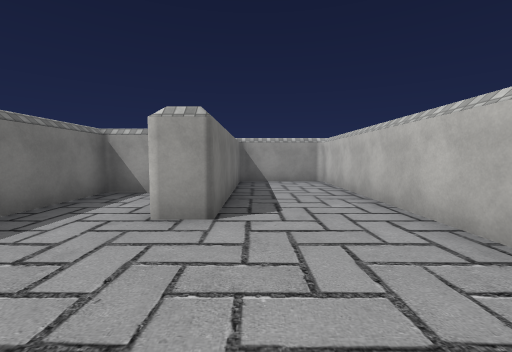
[1] (above)

24 first-person views from a walk through a 3-D level made in the Unity game engine. The camera is 1.5 m above the floor, tilts 4° down and sees 90° across. The floor is counted in squares, 2 m on a side. Each view is taken from the middle of a square. On the plan, view 1 faces up. The plan holds only what a view shows up to about 9 squares ahead; the rest is blank. The place goes on beyond the plan. The player character is not drawn. Some surface patterns are stand-ins.

[2]
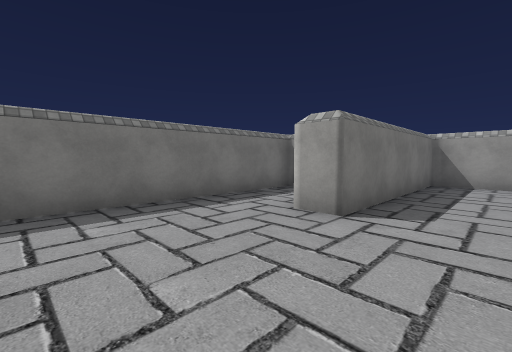

[3]
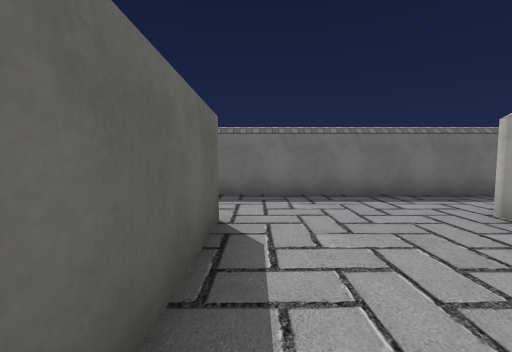

[4]
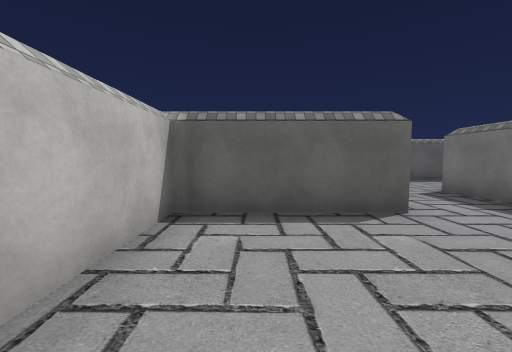

[5]
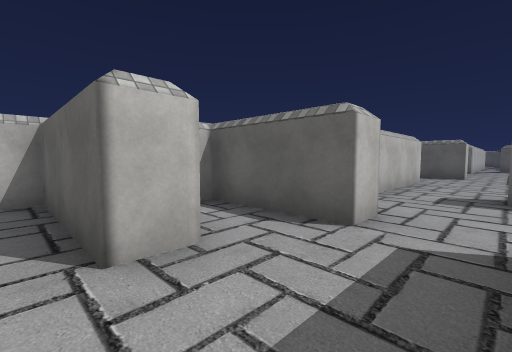

[6]
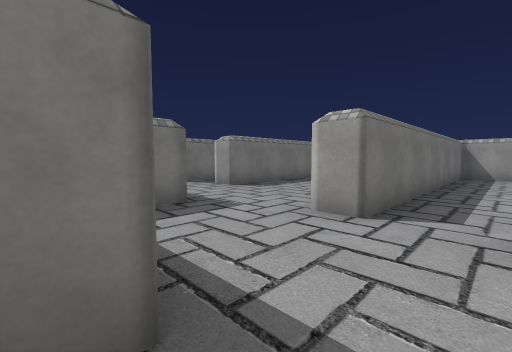

[7]
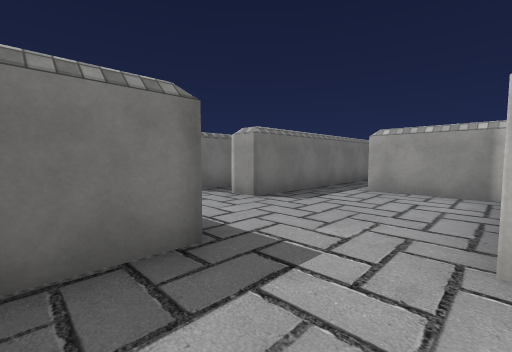

[8]
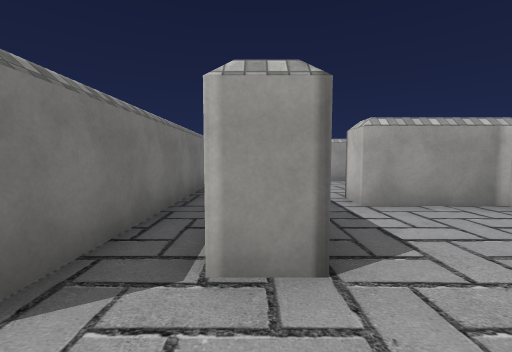

[9]
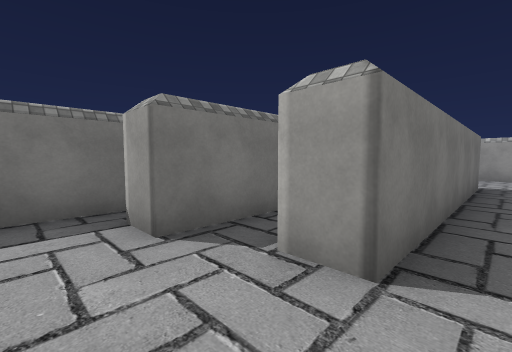

[10]
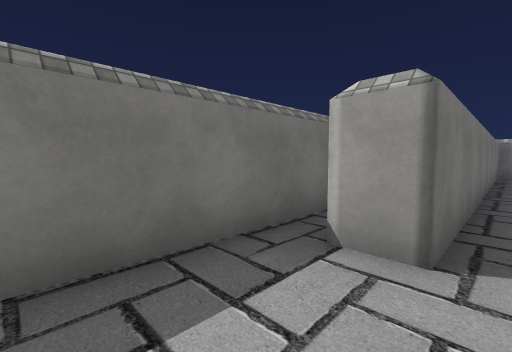

[11]
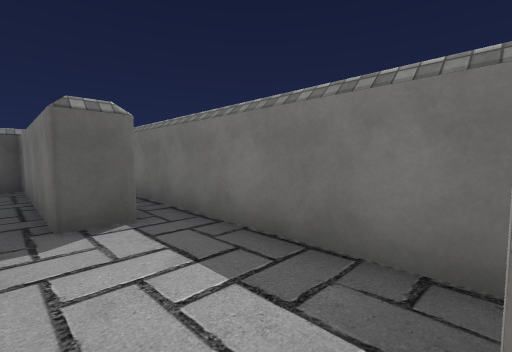

[12]
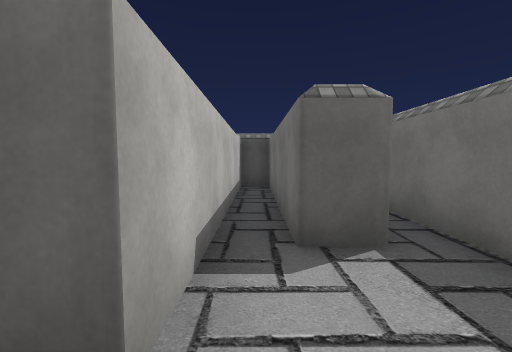

[13]
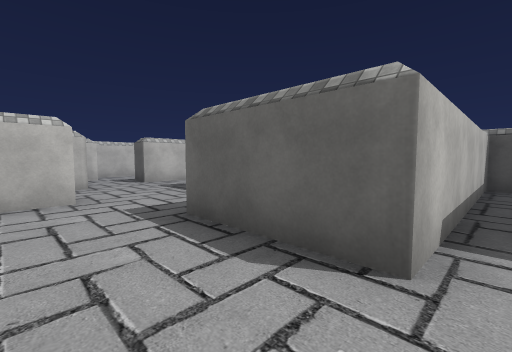

[14]
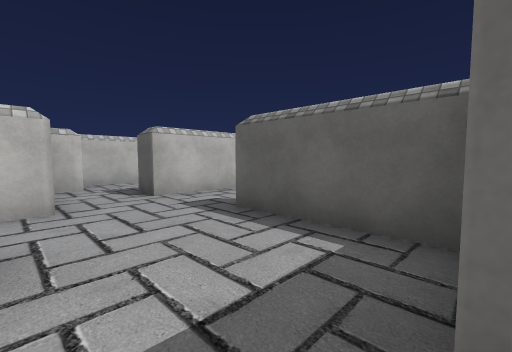

[15]
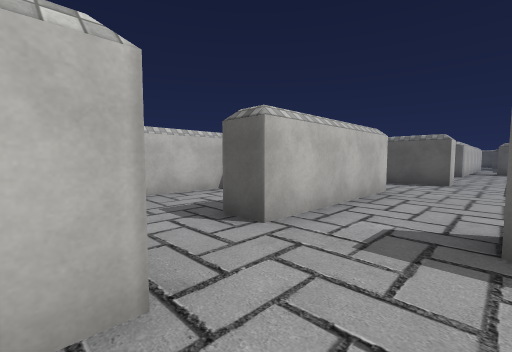

[16]
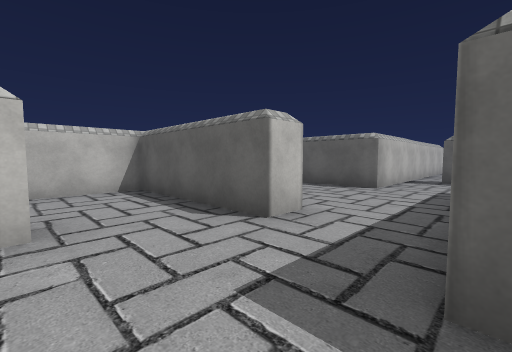

[17]
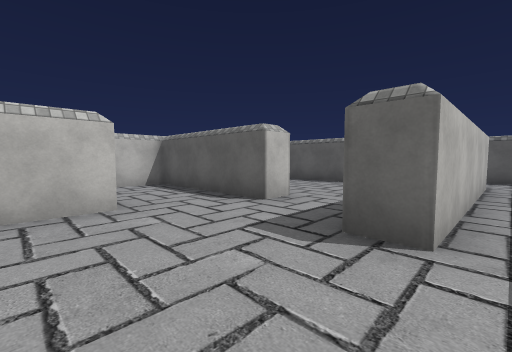

[18]
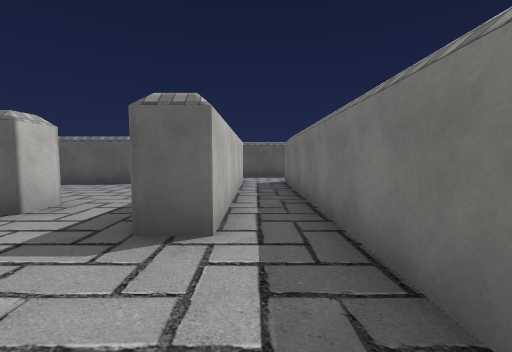

[19]
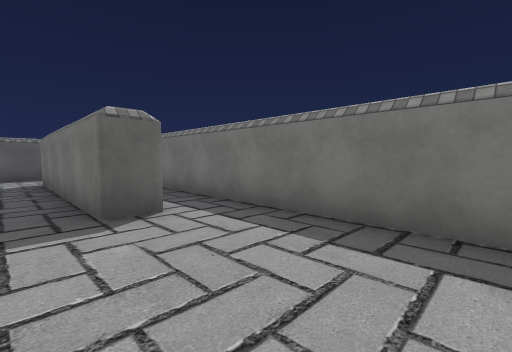

[20]
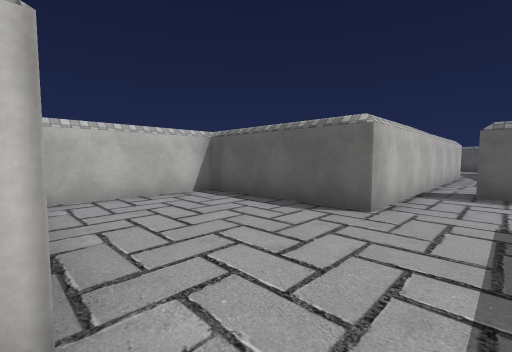

[21]
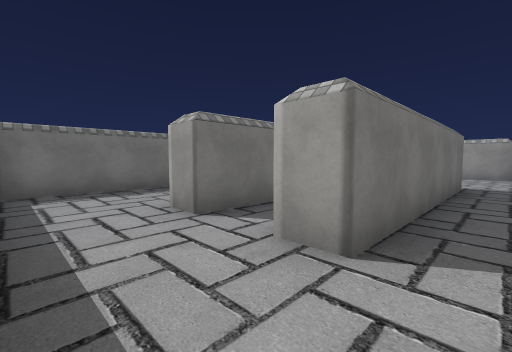

[22]
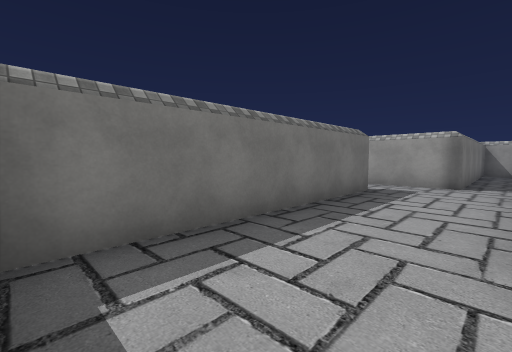

[23]
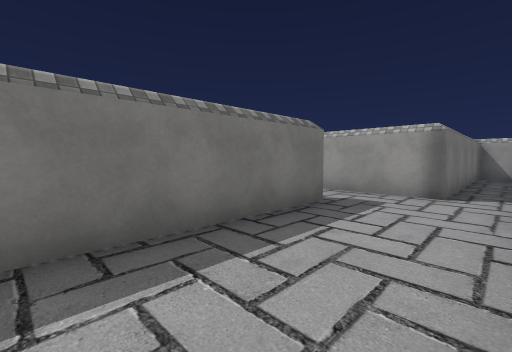

[24]
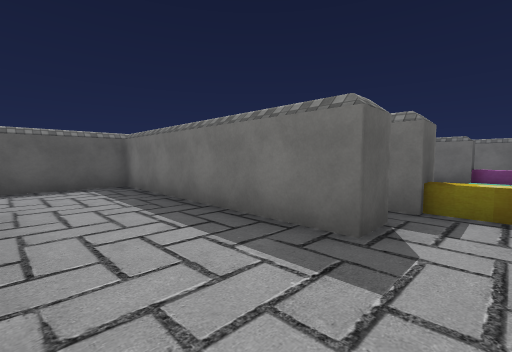

### Floor plan
Points are (right, up) in squares from view 1. A wall is a line through its corners. A room is listed if a view was taken in it or the views show most of it. See-through windows are left out.
Room 1 (views 1, 2, 3, 4, 5)
walls: (-1.9, 5.5) (-3.3, 5.5) (-3.3, -1.6); (-1, -1.2) (-1, -0.5) (2.1, -0.5) (2.1, 8.2) (-0.5, 8.2) (-0.5, 3.1) (-1.4, 3.1)
ways out: opening at (-2.5, -1) to room 2
Room 2 (views 6, 7, 8, 9, 14, 15)
walls: (-3.3, -1.6) (-3.3, -2.8) (-4, -2.8) (-4, -1.9); (-5.8, -5.6) (-3, -5.6) (-3, -6.3); (-1.8, -3.5) (-1.8, -2.7) (0.9, -2.7); (-8.6, -3.8) (-5.9, -3.8) (-5.9, -5.1); (-4, 1) (-6.3, 1) (-6.3, 1.8); (-7.5, 1.5) (-7.5, -1.4) (-8.4, -1.4); (-1, -6.5) (-1, -5.1)
ways out: opening at (-2.5, -1) to room 1; opening at (-8, -2.5) to room 4; opening at (-7, 1) to room 4; opening at (-2, -6) to room 5; opening at (-1, -4.5)
Room 3 (views 10, 12)
walls: (-10.1, -5.1) (-9.3, -5.1) (-9.3, -9.6) (-8.6, -9.6) (-8.6, -3.8); (-9.3, -2) (-10.1, -2); (-10.9, -0.6) (-10.9, -7.2)
ways out: opening at (-9, -2) to room 4
Room 4 (views 11, 13)
walls: (-7.5, 4.9) (-7.5, 1.5); (-5, 5.5) (-5.5, 5.5); (-7, 8.2) (-9.4, 8.2); (-9.3, 7.9) (-9.3, -2)
ways out: opening at (-8, -2.5) to room 2; opening at (-7, 1) to room 2; opening at (-9, -2) to room 3
Room 5 (views 16, 17, 18, 19)
walls: (-1.8, -11.3) (2.1, -11.3) (2.1, -9.2); (-1, -9.2) (-1, -6.5); (-3, -6.3) (-4.1, -6.3); (-5.9, -6.9) (-5.9, -16.2) (-6.8, -16.2); (-4.6, -16.2) (-4.6, -10.4) (-3.8, -10.4) (-3.8, -11.6)
ways out: opening at (-2, -6) to room 2; opening at (-2.5, -12) to room 6; opening at (-4, -17.5) to room 7; opening at (-6, -17.5) to room 8
Room 6 (view 20)
walls: (-1.8, -12.1) (-1.8, -11.3); (-1.8, -16.6) (-1.8, -15.6) (2.1, -15.6) (2.1, -12.4); (-3.8, -11.6) (-3.8, -16.2)
ways out: opening at (-2.5, -12) to room 5; opening at (-2.5, -16) to room 7
Room 7 (view 21)
walls: (-3.8, -16.2) (-4.6, -16.2); (-1.8, -18.5) (-1.8, -16.6); (-5, -18.2) (-2.5, -18.2)
ways out: opening at (-4, -17.5) to room 5; opening at (-2.5, -16) to room 6; opening at (-2, -19)
Room 8 (views 22, 23, 24)
walls: (-10.1, -12) (-9.3, -12) (-9.3, -18.2) (-6.9, -18.2); (-11.8, -12) (-10.9, -12); (-7, -4.5) (-7.8, -4.5) (-7.8, -10.4) (-10.2, -10.4)
ways out: opening at (-6, -17.5) to room 5
objects: other object (-11, -11)

Positions as (right, up) in squares from view 1, and headings:
1: (0, 0), facing up
2: (1, 0), facing up-left
3: (2, 0), facing left
4: (1, 3), facing down
5: (-3, 0), facing down-right
6: (-2, -6), facing up-left
7: (-4, -5), facing up-left
8: (-8, -3), facing up
9: (-7, -3), facing up-left
10: (-9, -4), facing up-left
11: (-9, -2), facing down-left
12: (-9, -3), facing down
13: (-9, -2), facing down-right
14: (-6, -3), facing down-right
15: (-3, -3), facing down-right
16: (-4, -9), facing down-right
17: (-5, -8), facing down-right
18: (-5, -8), facing down
19: (-3, -7), facing down-left
20: (-3, -12), facing down-right
21: (-3, -18), facing up-left
22: (-7, -18), facing up-left
23: (-7, -16), facing up-left
24: (-7, -11), facing down-left
